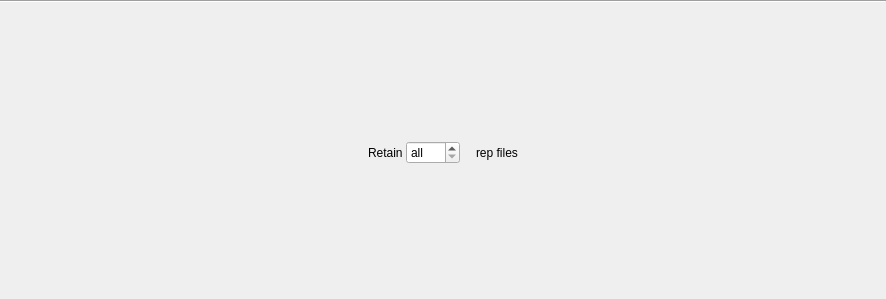
<?xml version="1.0" encoding="UTF-8"?>
<ui version="4.0">
 <class>Form</class>
 <widget class="QWidget" name="Form">
  <property name="geometry">
   <rect>
    <x>0</x>
    <y>0</y>
    <width>886</width>
    <height>299</height>
   </rect>
  </property>
  <property name="sizePolicy">
   <sizepolicy hsizetype="MinimumExpanding" vsizetype="Preferred">
    <horstretch>0</horstretch>
    <verstretch>0</verstretch>
   </sizepolicy>
  </property>
  <property name="windowTitle">
   <string>Form</string>
  </property>
  <layout class="QVBoxLayout" name="verticalLayout">
   <property name="spacing">
    <number>3</number>
   </property>
   <property name="margin">
    <number>0</number>
   </property>
   <item>
    <widget class="Line" name="line">
     <property name="orientation">
      <enum>Qt::Horizontal</enum>
     </property>
    </widget>
   </item>
   <item>
    <layout class="QHBoxLayout" name="horizontalLayout">
     <item>
      <spacer name="horizontalSpacer">
       <property name="orientation">
        <enum>Qt::Horizontal</enum>
       </property>
       <property name="sizeHint" stdset="0">
        <size>
         <width>0</width>
         <height>0</height>
        </size>
       </property>
      </spacer>
     </item>
     <item>
      <widget class="QWidget" name="widget" native="true">
       <property name="toolTip">
        <string>Number of shots to keep on disk when in repeat mode.
Repeated shots older than this will be deleted from disk.</string>
       </property>
       <layout class="QHBoxLayout" name="horizontalLayout_5">
        <property name="spacing">
         <number>0</number>
        </property>
        <property name="margin">
         <number>0</number>
        </property>
        <item>
         <widget class="QLabel" name="label">
          <property name="text">
           <string>Retain </string>
          </property>
         </widget>
        </item>
        <item>
         <widget class="QSpinBox" name="spinBox">
          <property name="focusPolicy">
           <enum>Qt::ClickFocus</enum>
          </property>
          <property name="toolTip">
           <string/>
          </property>
          <property name="wrapping">
           <bool>false</bool>
          </property>
          <property name="frame">
           <bool>true</bool>
          </property>
          <property name="buttonSymbols">
           <enum>QAbstractSpinBox::UpDownArrows</enum>
          </property>
          <property name="specialValueText">
           <string>all</string>
          </property>
          <property name="accelerated">
           <bool>true</bool>
          </property>
          <property name="minimum">
           <number>0</number>
          </property>
          <property name="maximum">
           <number>9999</number>
          </property>
          <property name="value">
           <number>0</number>
          </property>
         </widget>
        </item>
        <item>
         <widget class="QToolButton" name="reset_button">
          <property name="toolTip">
           <string>Reset to &quot;all&quot; and clear pending deletions</string>
          </property>
          <property name="text">
           <string/>
          </property>
          <property name="icon">
           <iconset resource="../../../../../../usr/local/lib/python2.7/dist-packages/qtutils/icons/icons.qrc">
            <normaloff>:/qtutils/fugue/arrow-turn-180-left.png</normaloff>:/qtutils/fugue/arrow-turn-180-left.png</iconset>
          </property>
          <property name="iconSize">
           <size>
            <width>8</width>
            <height>19</height>
           </size>
          </property>
          <property name="popupMode">
           <enum>QToolButton::InstantPopup</enum>
          </property>
          <property name="arrowType">
           <enum>Qt::NoArrow</enum>
          </property>
          <property name="autoRaise">
           <bool>true</bool>
          </property>
         </widget>
        </item>
        <item>
         <widget class="QLabel" name="label_2">
          <property name="text">
           <string>rep files</string>
          </property>
         </widget>
        </item>
       </layout>
      </widget>
     </item>
     <item>
      <spacer name="horizontalSpacer_8">
       <property name="orientation">
        <enum>Qt::Horizontal</enum>
       </property>
       <property name="sizeHint" stdset="0">
        <size>
         <width>0</width>
         <height>0</height>
        </size>
       </property>
      </spacer>
     </item>
    </layout>
   </item>
  </layout>
 </widget>
 <resources>
  <include location="../../../../../../usr/local/lib/python2.7/dist-packages/qtutils/icons/icons.qrc"/>
 </resources>
 <connections/>
</ui>
